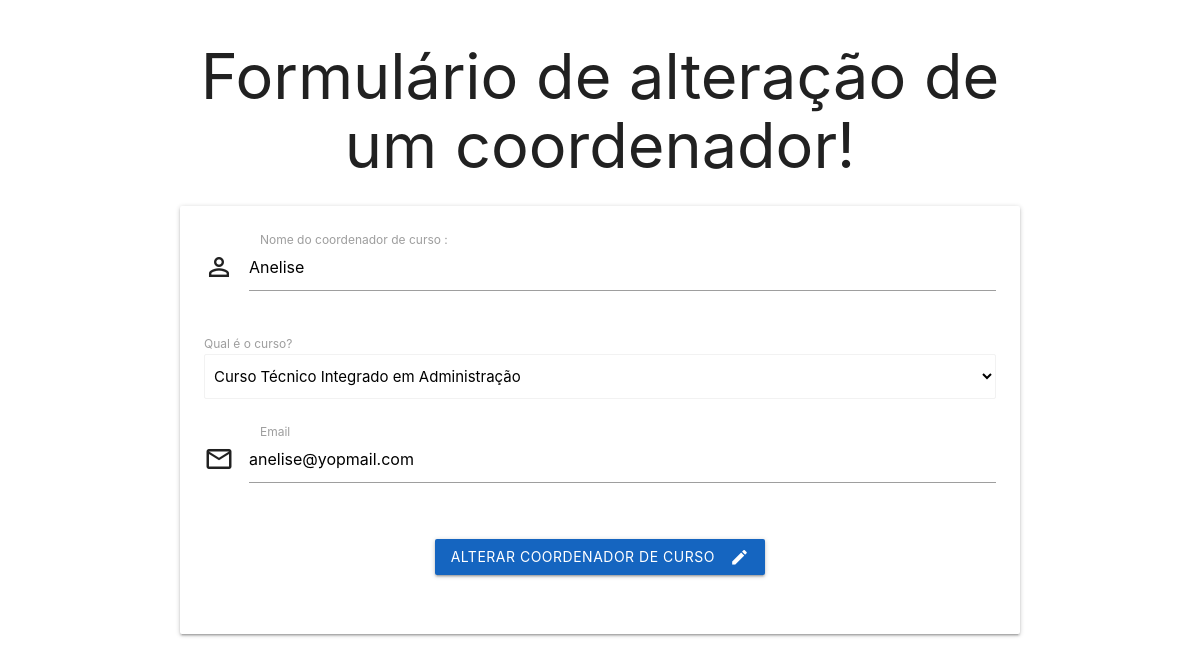
The app's page /crudCoordenador/formeditCoordenador.php?id=17 with its own data.
### tables this page shows
CREATE TABLE IF NOT EXISTS `coordenador_curso` (
  `id_coordenador` int NOT NULL AUTO_INCREMENT,
  `nome` varchar(255) DEFAULT NULL,
  `email` varchar(255) DEFAULT NULL,
  `senha` varchar(255) DEFAULT NULL,
  `id_curso` int DEFAULT NULL,
  PRIMARY KEY (`id_coordenador`),
  KEY `fk_curso_coordenador` (`id_curso`)
);

CREATE TABLE IF NOT EXISTS `curso` (
  `id_curso` int NOT NULL AUTO_INCREMENT,
  `nome_curso` varchar(255) NOT NULL,
  `carga_horaria` int NOT NULL,
  PRIMARY KEY (`id_curso`)
);

### conecta.php (called while the page is built, shortened)
<?php
function excutarSQL($mysql, $sql)
{
    $resultado = mysqli_query($mysql, $sql);
    return $resultado;
}

### crudCoordenador/formeditCoordenador.php (the view, shortened to what this page needs)
<?php
$id = $_GET['id'];
require_once "../conecta.php";
$mysql = conectar();
$sql = "SELECT * FROM coordenador_curso WHERE id_coordenador = $id";
$resultado = excutarSQL($mysql, $sql);
$coordenador = mysqli_fetch_assoc($resultado);
?>
<!DOCTYPE html>
<html lang="pt-br">
<head>
    <link type="text/css" rel="stylesheet" href="../materialize/css/materialize.min.css" media="screen,projection" />
</head>
<body>
    <main class="container">
        <h1 class="center-align">Formulário de alteração de um coordenador!</h1>
        <div class="card-panel">
            <form action="editarCoordenador.php" method="post">
                <div class="input-field col s12">
                    <i class="material-icons prefix">person_outline</i>
                    <input placeholder="Digite o nome do coordenador de curso" value="<?php echo $coordenador['nome']; ?>" id="nome" name="nome" type="text" class="validate" pattern="^.+$" required>
                    <label for="nome">Nome do coordenador de curso : </label>
                    <span class="helper-text" data-error="Você deve preenchar esse campo"></span>
                </div>
                <?php
                $sql2 = "SELECT id_curso, nome_curso FROM curso ORDER BY nome_curso ASC";
                $resultado2 = excutarSQL($mysql, $sql2);
                ?>
                <label>Qual é o curso?</label>
                <select name="curso" class="browser-default ">
                    <?php
                    while ($dados = mysqli_fetch_assoc($resultado2)) {
                    ?>
                        <option <?php
                                if ($coordenador['id_curso'] == $dados['id_curso']) {
                                    echo "selected";
                                }
                                ?> value="<?php echo $dados['id_curso'] ?>">
                            <?php echo $dados['nome_curso'] ?>
                        </option>
                    <?php
                    }
                    ?>
                </select>
                <br>
                <div class="input-field col s12 espacamento">
                    <i class="material-icons prefix">mail_outline</i>
                    <input placeholder="Digite o seu email" value="<?php echo $coordenador['email']; ?>" id="email" name="email" type="text" class="validate" pattern="^(?!\s*$)[^\s@']+@[^\s@']+$" required>
                    <label for="email">Email</label>
                    <span class="helper-text" data-error="O campo deve conter o @, exemplo : user@gmail.com, este campo não deve conter aspas simples."></span>
                </div>
                <div class="row">
                    <div class="col s12">
                        <p class="center-align">
                            <button class="btn waves-effect waves-light  #1565c0 blue darken-3 lighten-3" type="submit" name="action">Alterar coordenador de curso
                                <i class="material-icons right">create</i> </button>
                        </p>
                    </div>
                </div>
            </form>
        </div>
    </main>
</body>
</html>

### records on screen
coordenador_curso: nome "Anelise", curso "Curso Técnico Integrado em Administração", email "anelise@yopmail.com"
